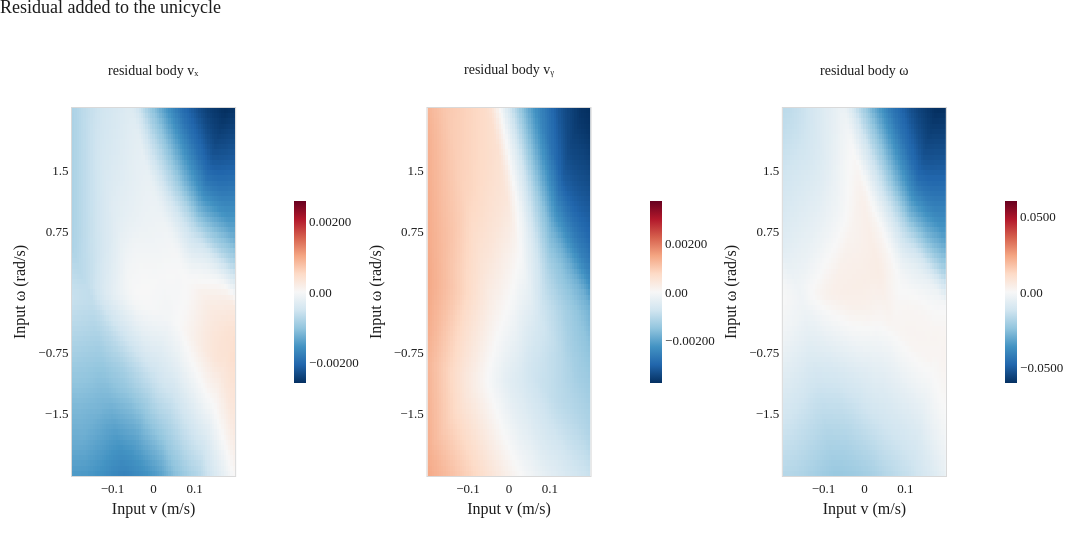
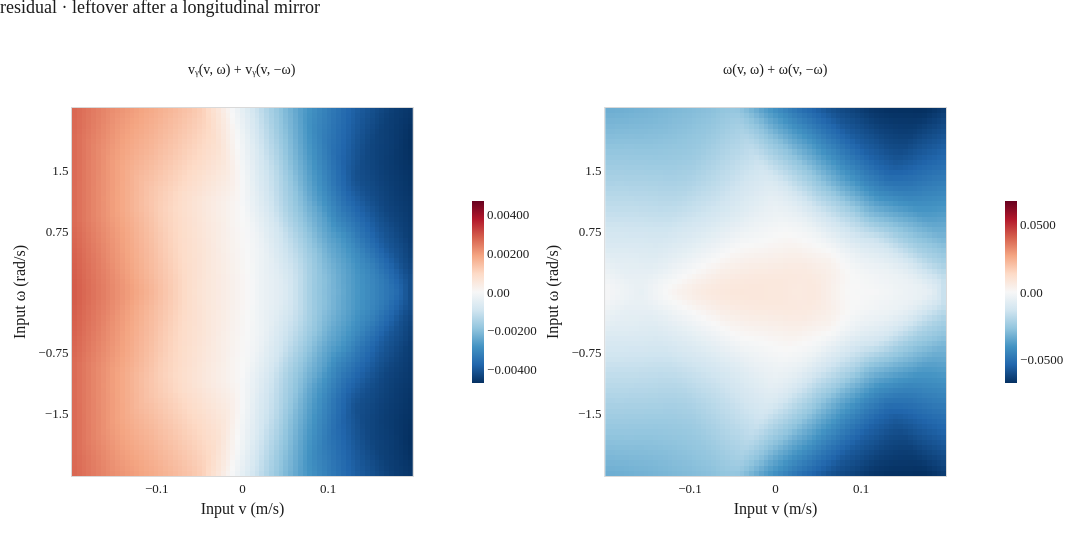

The cell these charts' notebook holds for them, in order:
### Code cell
residual, _residual_result, residual_flag = load_checkpoint("residual")
plot_response(residual, train_logs + val_logs, residual=residual_flag)
plot_asymmetry(residual, train_logs + val_logs, label="residual")

### Figure 1 — Plotly figure (JSON) as saved in the notebook; plotly's stock layout.template omitted (floating-point values rounded to 4 significant figures; data arrays with more than 128 entries replaced by an {"elided": "..."} marker saying what was removed)
{"data": [{"colorbar": {"len": 0.55, "nticks": 5, "thickness": 12, "tickformat": ".3g", "x": 0.2317, "xanchor": "left", "xpad": 20}, "colorscale": [[0, "rgb(5,48,97)"], [0.1, "rgb(33,102,172)"], [0.2, "rgb(67,147,195)"], [0.3, "rgb(146,197,222)"], [0.4, "rgb(209,229,240)"], [0.5, "rgb(247,247,247)"], [0.6, "rgb(253,219,199)"], [0.7, "rgb(244,165,130)"], [0.8, "rgb(214,96,77)"], [0.9, "rgb(178,24,43)"], [1, "rgb(103,0,31)"]], "hovertemplate": "input v %{x:.3f}<br>input ω %{y:.3f}<br>residual body vₓ %{z:.4f}<extra></extra>", "type": "heatmap", "x": [-0.1962, -0.1906, -0.185, -0.1794, -0.1738, -0.1682, -0.1626, -0.157, -0.1514, -0.1457, -0.1401, -0.1345, -0.1289, -0.1233, -0.1177, -0.1121, -0.1065, -0.1009, -0.0953, -0.08969, -0.08409, -0.07848, -0.07287, -0.06727, -0.06166, -0.05606, -0.05045, -0.04485, -0.03924, -0.03363, -0.02803, -0.02242, -0.01682, -0.01121, -0.005606, 0.0, 0.005606, 0.01121, 0.01682, 0.02242, 0.02803, 0.03363, 0.03924, 0.04485, 0.05045, 0.05606, 0.06166, 0.06727, 0.07287, 0.07848, 0.08409, 0.08969, 0.0953, 0.1009, 0.1065, 0.1121, 0.1177, 0.1233, 0.1289, 0.1345, 0.1401, 0.1457, 0.1514, 0.157, 0.1626, 0.1682, 0.1738, 0.1794, 0.185, 0.1906, 0.1962], "xaxis": "x", "y": [-2.247, -2.183, -2.118, -2.054, -1.99, -1.926, -1.862, -1.797, -1.733, -1.669, -1.605, -1.541, -1.476, -1.412, -1.348, -1.284, -1.22, -1.156, -1.091, -1.027, -0.9629, -0.8987, -0.8345, -0.7703, -0.7062, -0.642, -0.5778, -0.5136, -0.4494, -0.3852, -0.321, -0.2568, -0.1926, -0.1284, -0.0642, 4.441e-16, 0.0642, 0.1284, 0.1926, 0.2568, 0.321, 0.3852, 0.4494, 0.5136, 0.5778, 0.642, 0.7062, 0.7703, 0.8345, 0.8987, 0.9629, 1.027, 1.091, 1.156, 1.22, 1.284, 1.348, 1.412, 1.476, 1.541, 1.605, 1.669, 1.733, 1.797, 1.862, 1.926, 1.99, 2.054, 2.118, 2.183, 2.247], "yaxis": "y", "z": {"elided": "71x71 float values"}, "zmax": 0.002596, "zmin": -0.002596}, {"colorbar": {"len": 0.55, "nticks": 5, "thickness": 12, "tickformat": ".3g", "x": 0.6383, "xanchor": "left", "xpad": 20}, "colorscale": [[0, "rgb(5,48,97)"], [0.1, "rgb(33,102,172)"], [0.2, "rgb(67,147,195)"], [0.3, "rgb(146,197,222)"], [0.4, "rgb(209,229,240)"], [0.5, "rgb(247,247,247)"], [0.6, "rgb(253,219,199)"], [0.7, "rgb(244,165,130)"], [0.8, "rgb(214,96,77)"], [0.9, "rgb(178,24,43)"], [1, "rgb(103,0,31)"]], "hovertemplate": "input v %{x:.3f}<br>input ω %{y:.3f}<br>residual body vᵧ %{z:.4f}<extra></extra>", "type": "heatmap", "x": [-0.1962, -0.1906, -0.185, -0.1794, -0.1738, -0.1682, -0.1626, -0.157, -0.1514, -0.1457, -0.1401, -0.1345, -0.1289, -0.1233, -0.1177, -0.1121, -0.1065, -0.1009, -0.0953, -0.08969, -0.08409, -0.07848, -0.07287, -0.06727, -0.06166, -0.05606, -0.05045, -0.04485, -0.03924, -0.03363, -0.02803, -0.02242, -0.01682, -0.01121, -0.005606, 0.0, 0.005606, 0.01121, 0.01682, 0.02242, 0.02803, 0.03363, 0.03924, 0.04485, 0.05045, 0.05606, 0.06166, 0.06727, 0.07287, 0.07848, 0.08409, 0.08969, 0.0953, 0.1009, 0.1065, 0.1121, 0.1177, 0.1233, 0.1289, 0.1345, 0.1401, 0.1457, 0.1514, 0.157, 0.1626, 0.1682, 0.1738, 0.1794, 0.185, 0.1906, 0.1962], "xaxis": "x2", "y": [-2.247, -2.183, -2.118, -2.054, -1.99, -1.926, -1.862, -1.797, -1.733, -1.669, -1.605, -1.541, -1.476, -1.412, -1.348, -1.284, -1.22, -1.156, -1.091, -1.027, -0.9629, -0.8987, -0.8345, -0.7703, -0.7062, -0.642, -0.5778, -0.5136, -0.4494, -0.3852, -0.321, -0.2568, -0.1926, -0.1284, -0.0642, 4.441e-16, 0.0642, 0.1284, 0.1926, 0.2568, 0.321, 0.3852, 0.4494, 0.5136, 0.5778, 0.642, 0.7062, 0.7703, 0.8345, 0.8987, 0.9629, 1.027, 1.091, 1.156, 1.22, 1.284, 1.348, 1.412, 1.476, 1.541, 1.605, 1.669, 1.733, 1.797, 1.862, 1.926, 1.99, 2.054, 2.118, 2.183, 2.247], "yaxis": "y2", "z": {"elided": "71x71 float values"}, "zmax": 0.003749, "zmin": -0.003749}, {"colorbar": {"len": 0.55, "nticks": 5, "thickness": 12, "tickformat": ".3g", "x": 1.045, "xanchor": "left", "xpad": 20}, "colorscale": [[0, "rgb(5,48,97)"], [0.1, "rgb(33,102,172)"], [0.2, "rgb(67,147,195)"], [0.3, "rgb(146,197,222)"], [0.4, "rgb(209,229,240)"], [0.5, "rgb(247,247,247)"], [0.6, "rgb(253,219,199)"], [0.7, "rgb(244,165,130)"], [0.8, "rgb(214,96,77)"], [0.9, "rgb(178,24,43)"], [1, "rgb(103,0,31)"]], "hovertemplate": "input v %{x:.3f}<br>input ω %{y:.3f}<br>residual body ω %{z:.4f}<extra></extra>", "type": "heatmap", "x": [-0.1962, -0.1906, -0.185, -0.1794, -0.1738, -0.1682, -0.1626, -0.157, -0.1514, -0.1457, -0.1401, -0.1345, -0.1289, -0.1233, -0.1177, -0.1121, -0.1065, -0.1009, -0.0953, -0.08969, -0.08409, -0.07848, -0.07287, -0.06727, -0.06166, -0.05606, -0.05045, -0.04485, -0.03924, -0.03363, -0.02803, -0.02242, -0.01682, -0.01121, -0.005606, 0.0, 0.005606, 0.01121, 0.01682, 0.02242, 0.02803, 0.03363, 0.03924, 0.04485, 0.05045, 0.05606, 0.06166, 0.06727, 0.07287, 0.07848, 0.08409, 0.08969, 0.0953, 0.1009, 0.1065, 0.1121, 0.1177, 0.1233, 0.1289, 0.1345, 0.1401, 0.1457, 0.1514, 0.157, 0.1626, 0.1682, 0.1738, 0.1794, 0.185, 0.1906, 0.1962], "xaxis": "x3", "y": [-2.247, -2.183, -2.118, -2.054, -1.99, -1.926, -1.862, -1.797, -1.733, -1.669, -1.605, -1.541, -1.476, -1.412, -1.348, -1.284, -1.22, -1.156, -1.091, -1.027, -0.9629, -0.8987, -0.8345, -0.7703, -0.7062, -0.642, -0.5778, -0.5136, -0.4494, -0.3852, -0.321, -0.2568, -0.1926, -0.1284, -0.0642, 4.441e-16, 0.0642, 0.1284, 0.1926, 0.2568, 0.321, 0.3852, 0.4494, 0.5136, 0.5778, 0.642, 0.7062, 0.7703, 0.8345, 0.8987, 0.9629, 1.027, 1.091, 1.156, 1.22, 1.284, 1.348, 1.412, 1.476, 1.541, 1.605, 1.669, 1.733, 1.797, 1.862, 1.926, 1.99, 2.054, 2.118, 2.183, 2.247], "yaxis": "y3", "z": {"elided": "71x71 float values"}, "zmax": 0.06022, "zmin": -0.06022}], "layout": {"annotations": [{"font": {"color": "#1c1c1c", "size": 14}, "showarrow": false, "text": "residual body vₓ", "x": 0.09333, "xanchor": "center", "xref": "paper", "y": 1, "yanchor": "bottom", "yref": "paper", "yshift": 28}, {"font": {"color": "#1c1c1c", "size": 14}, "showarrow": false, "text": "residual body vᵧ", "x": 0.5, "xanchor": "center", "xref": "paper", "y": 1, "yanchor": "bottom", "yref": "paper", "yshift": 28}, {"font": {"color": "#1c1c1c", "size": 14}, "showarrow": false, "text": "residual body ω", "x": 0.9067, "xanchor": "center", "xref": "paper", "y": 1, "yanchor": "bottom", "yref": "paper", "yshift": 28}], "font": {"color": "#1c1c1c", "family": "Inter, Source Sans 3, sans-serif", "size": 13}, "height": 540, "legend": {"font": {"size": 12}, "orientation": "h", "x": 0, "y": 1.02, "yanchor": "bottom"}, "margin": {"b": 64, "l": 72, "r": 120, "t": 108}, "paper_bgcolor": "white", "plot_bgcolor": "white", "title": {"text": "Residual added to the unicycle", "x": 0, "xanchor": "left", "xref": "container", "y": 1, "yanchor": "top", "yref": "container"}, "width": 1680, "xaxis": {"anchor": "y", "domain": [0, 0.1867], "linecolor": "#d9d9d9", "mirror": true, "showgrid": false, "title": {"standoff": 8, "text": "Input v (m/s)"}, "zeroline": false}, "xaxis2": {"anchor": "y2", "domain": [0.4067, 0.5933], "linecolor": "#d9d9d9", "mirror": true, "showgrid": false, "title": {"standoff": 8, "text": "Input v (m/s)"}, "zeroline": false}, "xaxis3": {"anchor": "y3", "domain": [0.8133, 1], "linecolor": "#d9d9d9", "mirror": true, "showgrid": false, "title": {"standoff": 8, "text": "Input v (m/s)"}, "zeroline": false}, "yaxis": {"anchor": "x", "domain": [0, 1], "linecolor": "#d9d9d9", "mirror": true, "showgrid": false, "tickmode": "array", "tickvals": [-1.5, -0.75, 0.75, 1.5], "title": {"standoff": 8, "text": "Input ω (rad/s)"}, "zeroline": false}, "yaxis2": {"anchor": "x2", "domain": [0, 1], "linecolor": "#d9d9d9", "mirror": true, "showgrid": false, "tickmode": "array", "tickvals": [-1.5, -0.75, 0.75, 1.5], "title": {"standoff": 8, "text": "Input ω (rad/s)"}, "zeroline": false}, "yaxis3": {"anchor": "x3", "domain": [0, 1], "linecolor": "#d9d9d9", "mirror": true, "showgrid": false, "tickmode": "array", "tickvals": [-1.5, -0.75, 0.75, 1.5], "title": {"standoff": 8, "text": "Input ω (rad/s)"}, "zeroline": false}}}

### Figure 2 — Plotly figure (JSON) as saved in the notebook; plotly's stock layout.template omitted (floating-point values rounded to 4 significant figures; data arrays with more than 128 entries replaced by an {"elided": "..."} marker saying what was removed)
{"data": [{"colorbar": {"len": 0.55, "nticks": 5, "thickness": 12, "tickformat": ".3g", "x": 0.435, "xanchor": "left", "xpad": 20}, "colorscale": [[0, "rgb(5,48,97)"], [0.1, "rgb(33,102,172)"], [0.2, "rgb(67,147,195)"], [0.3, "rgb(146,197,222)"], [0.4, "rgb(209,229,240)"], [0.5, "rgb(247,247,247)"], [0.6, "rgb(253,219,199)"], [0.7, "rgb(244,165,130)"], [0.8, "rgb(214,96,77)"], [0.9, "rgb(178,24,43)"], [1, "rgb(103,0,31)"]], "hovertemplate": "input v %{x:.3f}<br>input ω %{y:.3f}<br>vᵧ(v, ω) + vᵧ(v, −ω) %{z:.4f}<extra></extra>", "type": "heatmap", "x": [-0.1962, -0.1906, -0.185, -0.1794, -0.1738, -0.1682, -0.1626, -0.157, -0.1514, -0.1457, -0.1401, -0.1345, -0.1289, -0.1233, -0.1177, -0.1121, -0.1065, -0.1009, -0.0953, -0.08969, -0.08409, -0.07848, -0.07287, -0.06727, -0.06166, -0.05606, -0.05045, -0.04485, -0.03924, -0.03363, -0.02803, -0.02242, -0.01682, -0.01121, -0.005606, 0.0, 0.005606, 0.01121, 0.01682, 0.02242, 0.02803, 0.03363, 0.03924, 0.04485, 0.05045, 0.05606, 0.06166, 0.06727, 0.07287, 0.07848, 0.08409, 0.08969, 0.0953, 0.1009, 0.1065, 0.1121, 0.1177, 0.1233, 0.1289, 0.1345, 0.1401, 0.1457, 0.1514, 0.157, 0.1626, 0.1682, 0.1738, 0.1794, 0.185, 0.1906, 0.1962], "xaxis": "x", "y": [-2.247, -2.183, -2.118, -2.054, -1.99, -1.926, -1.862, -1.797, -1.733, -1.669, -1.605, -1.541, -1.476, -1.412, -1.348, -1.284, -1.22, -1.156, -1.091, -1.027, -0.9629, -0.8987, -0.8345, -0.7703, -0.7062, -0.642, -0.5778, -0.5136, -0.4494, -0.3852, -0.321, -0.2568, -0.1926, -0.1284, -0.0642, 4.441e-16, 0.0642, 0.1284, 0.1926, 0.2568, 0.321, 0.3852, 0.4494, 0.5136, 0.5778, 0.642, 0.7062, 0.7703, 0.8345, 0.8987, 0.9629, 1.027, 1.091, 1.156, 1.22, 1.284, 1.348, 1.412, 1.476, 1.541, 1.605, 1.669, 1.733, 1.797, 1.862, 1.926, 1.99, 2.054, 2.118, 2.183, 2.247], "yaxis": "y", "z": {"elided": "71x71 float values"}, "zmax": 0.004699, "zmin": -0.004699}, {"colorbar": {"len": 0.55, "nticks": 5, "thickness": 12, "tickformat": ".3g", "x": 1.045, "xanchor": "left", "xpad": 20}, "colorscale": [[0, "rgb(5,48,97)"], [0.1, "rgb(33,102,172)"], [0.2, "rgb(67,147,195)"], [0.3, "rgb(146,197,222)"], [0.4, "rgb(209,229,240)"], [0.5, "rgb(247,247,247)"], [0.6, "rgb(253,219,199)"], [0.7, "rgb(244,165,130)"], [0.8, "rgb(214,96,77)"], [0.9, "rgb(178,24,43)"], [1, "rgb(103,0,31)"]], "hovertemplate": "input v %{x:.3f}<br>input ω %{y:.3f}<br>ω(v, ω) + ω(v, −ω) %{z:.4f}<extra></extra>", "type": "heatmap", "x": [-0.1962, -0.1906, -0.185, -0.1794, -0.1738, -0.1682, -0.1626, -0.157, -0.1514, -0.1457, -0.1401, -0.1345, -0.1289, -0.1233, -0.1177, -0.1121, -0.1065, -0.1009, -0.0953, -0.08969, -0.08409, -0.07848, -0.07287, -0.06727, -0.06166, -0.05606, -0.05045, -0.04485, -0.03924, -0.03363, -0.02803, -0.02242, -0.01682, -0.01121, -0.005606, 0.0, 0.005606, 0.01121, 0.01682, 0.02242, 0.02803, 0.03363, 0.03924, 0.04485, 0.05045, 0.05606, 0.06166, 0.06727, 0.07287, 0.07848, 0.08409, 0.08969, 0.0953, 0.1009, 0.1065, 0.1121, 0.1177, 0.1233, 0.1289, 0.1345, 0.1401, 0.1457, 0.1514, 0.157, 0.1626, 0.1682, 0.1738, 0.1794, 0.185, 0.1906, 0.1962], "xaxis": "x2", "y": [-2.247, -2.183, -2.118, -2.054, -1.99, -1.926, -1.862, -1.797, -1.733, -1.669, -1.605, -1.541, -1.476, -1.412, -1.348, -1.284, -1.22, -1.156, -1.091, -1.027, -0.9629, -0.8987, -0.8345, -0.7703, -0.7062, -0.642, -0.5778, -0.5136, -0.4494, -0.3852, -0.321, -0.2568, -0.1926, -0.1284, -0.0642, 4.441e-16, 0.0642, 0.1284, 0.1926, 0.2568, 0.321, 0.3852, 0.4494, 0.5136, 0.5778, 0.642, 0.7062, 0.7703, 0.8345, 0.8987, 0.9629, 1.027, 1.091, 1.156, 1.22, 1.284, 1.348, 1.412, 1.476, 1.541, 1.605, 1.669, 1.733, 1.797, 1.862, 1.926, 1.99, 2.054, 2.118, 2.183, 2.247], "yaxis": "y2", "z": {"elided": "71x71 float values"}, "zmax": 0.06768, "zmin": -0.06768}], "layout": {"annotations": [{"font": {"color": "#1c1c1c", "size": 14}, "showarrow": false, "text": "vᵧ(v, ω) + vᵧ(v, −ω)", "x": 0.195, "xanchor": "center", "xref": "paper", "y": 1, "yanchor": "bottom", "yref": "paper", "yshift": 28}, {"font": {"color": "#1c1c1c", "size": 14}, "showarrow": false, "text": "ω(v, ω) + ω(v, −ω)", "x": 0.805, "xanchor": "center", "xref": "paper", "y": 1, "yanchor": "bottom", "yref": "paper", "yshift": 28}], "font": {"color": "#1c1c1c", "family": "Inter, Source Sans 3, sans-serif", "size": 13}, "height": 540, "legend": {"font": {"size": 12}, "orientation": "h", "x": 0, "y": 1.02, "yanchor": "bottom"}, "margin": {"b": 64, "l": 72, "r": 120, "t": 108}, "paper_bgcolor": "white", "plot_bgcolor": "white", "title": {"text": "residual · leftover after a longitudinal mirror", "x": 0, "xanchor": "left", "xref": "container", "y": 1, "yanchor": "top", "yref": "container"}, "width": 1120, "xaxis": {"anchor": "y", "domain": [0, 0.39], "linecolor": "#d9d9d9", "mirror": true, "showgrid": false, "title": {"standoff": 8, "text": "Input v (m/s)"}, "zeroline": false}, "xaxis2": {"anchor": "y2", "domain": [0.61, 1], "linecolor": "#d9d9d9", "mirror": true, "showgrid": false, "title": {"standoff": 8, "text": "Input v (m/s)"}, "zeroline": false}, "yaxis": {"anchor": "x", "domain": [0, 1], "linecolor": "#d9d9d9", "mirror": true, "showgrid": false, "tickmode": "array", "tickvals": [-1.5, -0.75, 0.75, 1.5], "title": {"standoff": 8, "text": "Input ω (rad/s)"}, "zeroline": false}, "yaxis2": {"anchor": "x2", "domain": [0, 1], "linecolor": "#d9d9d9", "mirror": true, "showgrid": false, "tickmode": "array", "tickvals": [-1.5, -0.75, 0.75, 1.5], "title": {"standoff": 8, "text": "Input ω (rad/s)"}, "zeroline": false}}}
